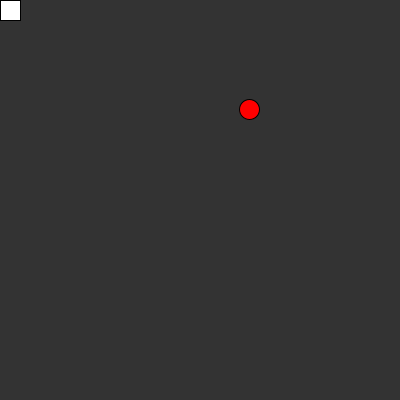
Frame 1 (no input)
Frame 60 (the mouse pressed at the canvas centre just before this capture): identical to frame 1, image omitted
Frame 120 (the mouse held since frame 60 and released just before this capture): identical to frame 1, image omitted

The Processing sketch that drew this single still picture (run headless with seeded random() and noise(); from frame 60 on, the mouse is pressed at the canvas centre):

// Processing sketch: Snake
// ── Snake.pde
static final int GRID_SIZE = 20;

Snakey snakey = new Snakey();
Food food = new Food();

void setup() {
  size(400, 400);
  frameRate(10);
}

void draw() {
  snakey.update();
  if (snakey.eat(food)) {
    snakey.grow();
    food = new Food();
  } else if (snakey.eatItself()) {
    print("GAME OVER");
    noLoop();
  }

  background(51);
  food.show();
  snakey.show();
}

void keyPressed() {
  if (key == 'w') {
    snakey.move(0, -1);
  } else if (key == 's') {
    snakey.move(0, 1);
  } else if (key == 'a') {
    snakey.move(-1, 0);
  } else if (key == 'd') {
    snakey.move(1, 0);
  }
}

// ── Food.pde
class Food {
  private PVector pos;
  
  public Food() {
    this.pos = new PVector(floor(random(0, GRID_SIZE)), floor(random(0, GRID_SIZE))); 
  }
  
  public PVector getPos() {
    return this.pos;
  }
  
  public void show() {
    fill(255, 0, 0);
    float x = map(floor(this.pos.x), 0, GRID_SIZE, 0, width - 1);
    float y = map(floor(this.pos.y), 0, GRID_SIZE, 0, height - 1);
    float w = width / GRID_SIZE;
    ellipse(x + w / 2, y + w / 2, w, w);
  }
}

// ── Snakey.pde
class Snakey {
  private ArrayList<PVector> tail = new ArrayList<PVector>();
  private PVector vel;
  
  public Snakey() {
    this.tail.add(new PVector());
    this.vel = new PVector(0, 0);
  }

  public void move(int dx, int dy) {
    this.vel = new PVector(dx, dy);
  }

  public void grow() {
    PVector head = this.tail.get(0);
    this.tail.add(head.copy());
  }
  
  public boolean eat(Food food) {
    return this.tail.get(0).equals(food.getPos());
  }
  
  public boolean eatItself() {
    PVector head = this.tail.get(0);
    boolean result = false;
    
    for(int i = 1; i < this.tail.size(); i++) {
      result |= head.equals(this.tail.get(i));
    }
    
    return result;
  }

  public void update() {
    PVector head = this.tail.get(0);
    
    for(int i = this.tail.size() - 1; i > 0; i--) {
      this.tail.get(i).set(this.tail.get(i - 1));
    }
    
    head.add(this.vel);
    if(head.x < 0) {
      head.x = GRID_SIZE - 1;
    }
    if(head.x >= GRID_SIZE) {
      head.x = 0;
    }
    if(head.y < 0) {
      head.y = GRID_SIZE - 1;
    }
    if(head.y >= GRID_SIZE) {
      head.y = 0;
    }
  }

  public void show() {
    fill(255);
    for(PVector pos: this.tail) {
      float x = map(floor(pos.x), 0, GRID_SIZE, 0, width - 1);
      float y = map(floor(pos.y), 0, GRID_SIZE, 0, height - 1);
      float w = width / GRID_SIZE;
      rect(x, y, w, w);
    }
  }
}
